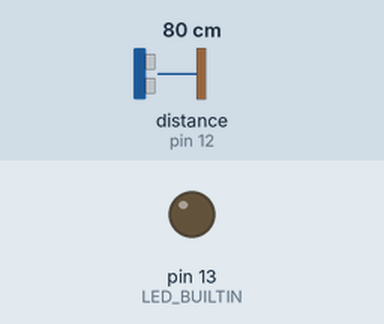
Bench run of a sketch on a simulated Arduino Mega 2560, built with avr-gcc and run on an emulated ATmega2560. Parts: output pins drawn as LEDs (lit = HIGH). The inputs (shaded band) are chosen by the test bench; at power-on: distance to the obstacle (sensor on pin 12) 80 cm. What the sketch prints to the serial monitor is not drawn.

Above: at 10.8 s.
10.9 s: distance to the obstacle (sensor on pin 12) set to 2 cm
At 12.3 s:
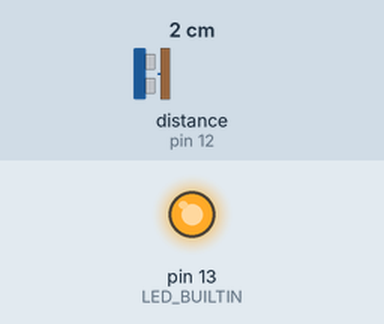
Timing chart, 0 to 26.9 s (numbered marks = the images above; inputs shaded):
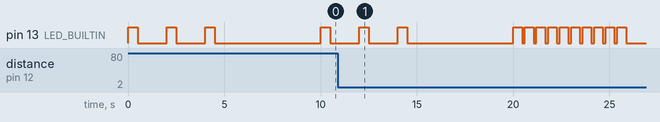

The sketch:

distance_hcsr04.ino
```cpp
// (licence header left out)
#include <HCSR04.h>

HCSR04 hc(11, 12);
int distance;

void setup()
  {
  Serial.begin(9600);
  pinMode(LED_BUILTIN, OUTPUT);
  }

void loop()
  {
  distance = hc.dist();
  Serial.print(distance);
  Serial.println(" cm");

  int count = 0;

  if (distance < 10)
    {
    while (count <= 9)
      {
      digitalWrite(LED_BUILTIN, HIGH);
      delay (450);
      digitalWrite(LED_BUILTIN, LOW);
      delay (150);
      ++count;
      }
    }
  else if (distance > 10 & distance < 30)
    {
    while (count <= 5)
      {
      digitalWrite(LED_BUILTIN, HIGH);
      delay (500);
      digitalWrite(LED_BUILTIN, LOW);
      delay (500);
      ++count;
      }
    }
  else
    {
    while (count <= 2)
      {
      digitalWrite(LED_BUILTIN, HIGH);
      delay (500);
      digitalWrite(LED_BUILTIN, LOW);
      delay (1500);
      ++count;
      }
    }
   delay (4000);
  }
```
